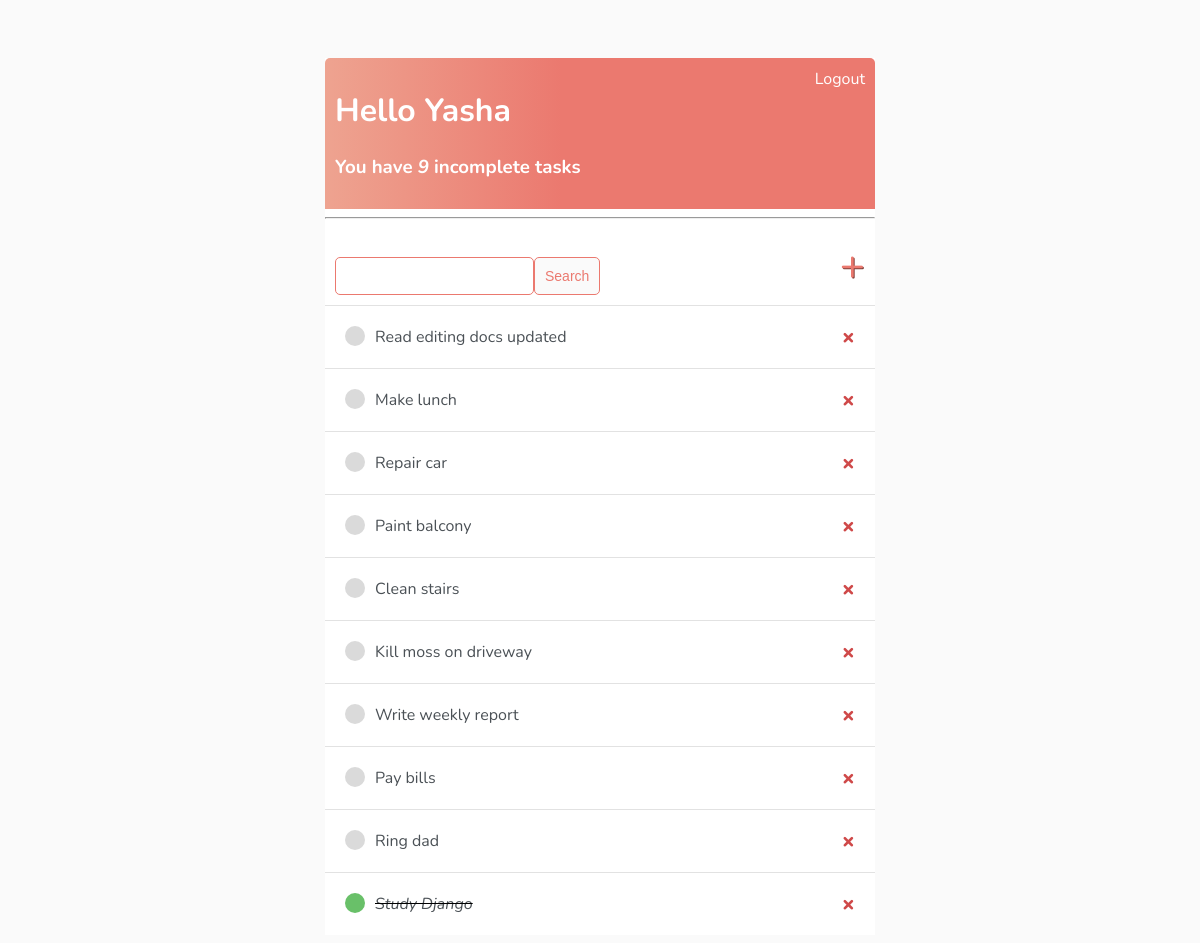
The app's page / (signed in) with its own data.
### base/models.py (models this page shows)
class Task(models.Model):
    user = models.ForeignKey(User, on_delete=models.CASCADE, null=True, blank=True)
    title= models.CharField(max_length=255)
    description= models.TextField(null=True, blank=True)
    complete = models.BooleanField(default=False)
    created = models.DateTimeField(auto_now_add=True)
    def __str__(self):
        return self.title
    class Meta:
        ordering = ['complete']

### base/views.py (the view)
# urls.py: path('', TaskList.as_view(), name='tasks'),
class TaskList(LoginRequiredMixin,ListView):
    model = Task
    context_object_name = 'tasks'
    def get_context_data(self, **kwargs):
        context= super().get_context_data(**kwargs)
        context['tasks'] = context['tasks'].filter(user=self.request.user)
        context['count'] = context['tasks'].filter(complete=False).count()
        search_input = self.request.GET.get('search-area') or ''
        if search_input:
            context['tasks']= context['tasks'].filter(title__icontains=search_input)
        context['search_input'] = search_input
        return context

### base/templates/base/task_list.html
{% extends 'base/main.html' %}
{% block content %}
<div class="header-bar">
    <div>
        <h1>Hello {{request.user|title}}</h1>
        <h3>You have <i>{{count}}</i> incomplete task{{count|pluralize:"s"}}</h3>
    </div>
    {% if request.user.is_authenticated %}
        <a href="{% url 'logout' %}">Logout</a>
    {% else %}
        <a href="{% url 'login' %}">Login</a>
    {% endif %}
</div>
<hr>
<div id="search-add-wrapper">
    <form action="" method="get" style="margin-top:20px; display:flex;">
        <input type="text" name="search-area" id="" value="{{search_input}}">
        <input class="button" type="submit" value="Search">
    </form>
    <a id="add-link" href="{% url 'task-create' %}">&#x2b;</a>
</div>
<div class="task-items-wrapper">
    {% for task in tasks %}
        <div class="task-wrapper">
            {% if task.complete %}
                <div class="task-title">
                    <div class="task-complete-icon"></div>
                    <i><s><a href="{% url 'task-update' task.id %}">{{task|capfirst}}</a></s></i>
                </div>
            {% else %}
                <div class="task-title">
                    <div class="task-incomplete-icon"></div>
                    <a href="{% url 'task-update' task.id %}">{{task|capfirst}}</a>
                </div>
            {% endif %}
            <a class='delete-link' href="{% url 'task-delete' task.id %}">&#215;</a>
        </div>
    {% empty %}
    <h3>No tasks!</h3>
    {% endfor %}
</div>
{% endblock content %}

### base/templates/base/main.html (shortened to what this page needs)
<!DOCTYPE html>
{% load static %}
<html lang="en">
<head>
    <link rel="stylesheet" href="{% static 'styles/main.css' %}">
</head>
<body>
    <div class="container">
        {% block content %}
        {% endblock content %}
    </div>
</body>
</html>

### static/styles/main.css (style rules this page uses)
body { background-color:#FAFAFA; font-family: 'Nunito', sans-serif; padding-top:50px; }
.container { max-width:550px; margin:auto; background-color: #fff; }
a, p { color: #4b5156; text-decoration: none; }
.header-bar { display:flex; justify-content:space-between; color: #fff; padding:10px; border-radius: 5px 5px 0 0; background: linear-gradient(90deg, #EEA390 0%, #EB796F 43%, #EB796F 100%); }
.header-bar a { color: #fff; text-decoration: none; }
.task-wrapper { display:flex; align-items:center; justify-content:space-between; padding:20px; background-color: #fff; border-top: 1px solid rgb(226, 226, 226); }
.task-title { display:flex; }
.task-title a { margin-left: 10px; }
.task-complete-icon { height:20px; width:20px; background-color: rgb(105, 192, 105); border-radius: 50%; }
.task-incomplete-icon { height:20px; width:20px; background-color: rgb(218, 218, 218); border-radius: 50%; }
.delete-link { font-weight:900; color: #cf4949; font-size:22px; line-height:0; }
#search-add-wrapper { display:flex; justify-content: space-between; align-items:center; padding:10px; }
#add-link { color:#EB796F; font-size:42px; text-shadow: 1px 1px #81413b; }
input[type=text], input[type=password], textarea { border: 1px solid #EB796F; border-radius: 5px; padding: 10px; width:90%; }
.button { border: 1px solid #EB796F; background-color: #FAFAFA; color: #EB796F; padding:10px; font-size:14px; border-radius: 5px; cursor: pointer; text-decoration:none; }

### records on screen
Task: title "Read editing docs updated"
Task: title "Make lunch"
Task: title "Repair car"
Task: title "Paint balcony"
Task: title "Clean stairs"
Task: title "Kill moss on driveway"
Task: title "Write weekly report"
Task: title "Pay bills"
Task: title "Ring dad"
Task: title "Study Django"

### other values on screen
{{ request.user|title }} "Yasha"
{{ count }} "9"
